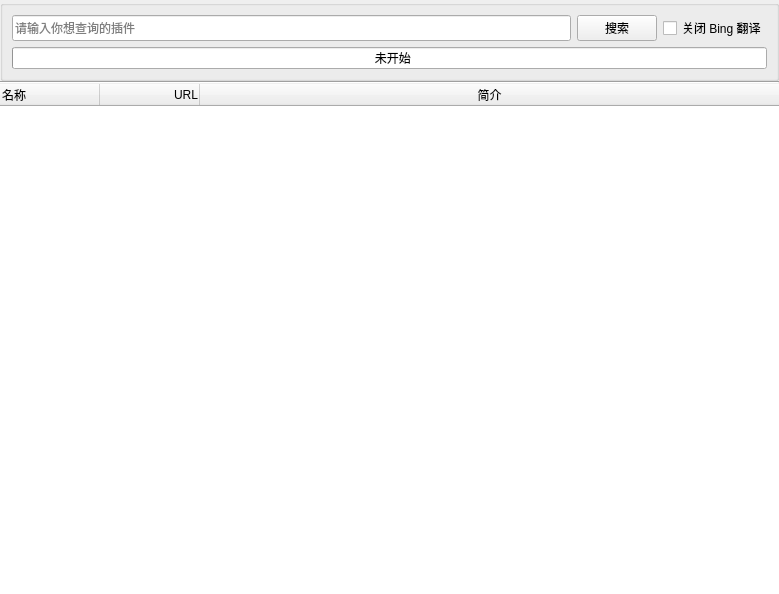
<?xml version="1.0" encoding="UTF-8"?>
<ui version="4.0">
 <class>MainWindow</class>
 <widget class="QMainWindow" name="MainWindow">
  <property name="geometry">
   <rect>
    <x>0</x>
    <y>0</y>
    <width>779</width>
    <height>594</height>
   </rect>
  </property>
  <property name="windowTitle">
   <string>PluginSearchEngine</string>
  </property>
  <property name="windowIcon">
   <iconset>
    <normaloff>o.ico</normaloff>o.ico</iconset>
  </property>
  <property name="styleSheet">
   <string notr="true">QTreeView {
	border:none
}
</string>
  </property>
  <widget class="QWidget" name="centralwidget">
   <layout class="QVBoxLayout" name="verticalLayout_3">
    <property name="spacing">
     <number>0</number>
    </property>
    <property name="leftMargin">
     <number>0</number>
    </property>
    <property name="topMargin">
     <number>0</number>
    </property>
    <property name="rightMargin">
     <number>0</number>
    </property>
    <property name="bottomMargin">
     <number>0</number>
    </property>
    <item>
     <layout class="QVBoxLayout" name="verticalLayout_2">
      <item>
       <layout class="QHBoxLayout" name="horizontalLayout">
        <item>
         <widget class="QGroupBox" name="groupBox">
          <property name="enabled">
           <bool>true</bool>
          </property>
          <property name="font">
           <font>
            <stylestrategy>PreferDefault</stylestrategy>
           </font>
          </property>
          <property name="mouseTracking">
           <bool>false</bool>
          </property>
          <property name="tabletTracking">
           <bool>false</bool>
          </property>
          <property name="contextMenuPolicy">
           <enum>Qt::ContextMenuPolicy::DefaultContextMenu</enum>
          </property>
          <property name="accessibleName">
           <string/>
          </property>
          <property name="layoutDirection">
           <enum>Qt::LayoutDirection::LeftToRight</enum>
          </property>
          <property name="autoFillBackground">
           <bool>false</bool>
          </property>
          <property name="title">
           <string/>
          </property>
          <property name="alignment">
           <set>Qt::AlignmentFlag::AlignLeading|Qt::AlignmentFlag::AlignLeft|Qt::AlignmentFlag::AlignTop</set>
          </property>
          <property name="flat">
           <bool>false</bool>
          </property>
          <layout class="QVBoxLayout" name="verticalLayout">
           <item>
            <layout class="QGridLayout" name="gridLayout">
             <item row="0" column="0">
              <widget class="QLineEdit" name="searchLine">
               <property name="sizePolicy">
                <sizepolicy hsizetype="Expanding" vsizetype="Preferred">
                 <horstretch>0</horstretch>
                 <verstretch>0</verstretch>
                </sizepolicy>
               </property>
               <property name="placeholderText">
                <string>请输入你想查询的插件</string>
               </property>
              </widget>
             </item>
             <item row="0" column="1">
              <widget class="QPushButton" name="searchButton">
               <property name="text">
                <string>搜索</string>
               </property>
              </widget>
             </item>
             <item row="0" column="2">
              <widget class="QCheckBox" name="checkBox">
               <property name="text">
                <string>关闭 Bing 翻译</string>
               </property>
              </widget>
             </item>
            </layout>
           </item>
           <item>
            <widget class="QProgressBar" name="progressBar">
             <property name="maximum">
              <number>100</number>
             </property>
             <property name="value">
              <number>0</number>
             </property>
             <property name="format">
              <string>  未开始</string>
             </property>
            </widget>
           </item>
          </layout>
         </widget>
        </item>
       </layout>
      </item>
      <item>
       <widget class="Line" name="line">
        <property name="orientation">
         <enum>Qt::Orientation::Horizontal</enum>
        </property>
       </widget>
      </item>
      <item>
       <widget class="QTreeWidget" name="outputTreeWidget">
        <property name="enabled">
         <bool>true</bool>
        </property>
        <property name="sizePolicy">
         <sizepolicy hsizetype="Expanding" vsizetype="Expanding">
          <horstretch>0</horstretch>
          <verstretch>0</verstretch>
         </sizepolicy>
        </property>
        <property name="sizeAdjustPolicy">
         <enum>QAbstractScrollArea::SizeAdjustPolicy::AdjustIgnored</enum>
        </property>
        <property name="showDropIndicator" stdset="0">
         <bool>true</bool>
        </property>
        <property name="indentation">
         <number>20</number>
        </property>
        <property name="rootIsDecorated">
         <bool>false</bool>
        </property>
        <property name="uniformRowHeights">
         <bool>false</bool>
        </property>
        <property name="itemsExpandable">
         <bool>true</bool>
        </property>
        <property name="sortingEnabled">
         <bool>false</bool>
        </property>
        <property name="animated">
         <bool>false</bool>
        </property>
        <property name="allColumnsShowFocus">
         <bool>false</bool>
        </property>
        <property name="headerHidden">
         <bool>false</bool>
        </property>
        <property name="expandsOnDoubleClick">
         <bool>true</bool>
        </property>
        <property name="columnCount">
         <number>3</number>
        </property>
        <attribute name="headerVisible">
         <bool>true</bool>
        </attribute>
        <attribute name="headerCascadingSectionResizes">
         <bool>false</bool>
        </attribute>
        <attribute name="headerMinimumSectionSize">
         <number>25</number>
        </attribute>
        <attribute name="headerDefaultSectionSize">
         <number>100</number>
        </attribute>
        <attribute name="headerHighlightSections">
         <bool>false</bool>
        </attribute>
        <column>
         <property name="text">
          <string>名称</string>
         </property>
         <property name="textAlignment">
          <set>AlignLeading|AlignVCenter</set>
         </property>
        </column>
        <column>
         <property name="text">
          <string>URL</string>
         </property>
         <property name="textAlignment">
          <set>AlignTrailing|AlignVCenter</set>
         </property>
        </column>
        <column>
         <property name="text">
          <string>简介</string>
         </property>
         <property name="textAlignment">
          <set>AlignCenter</set>
         </property>
        </column>
       </widget>
      </item>
     </layout>
    </item>
   </layout>
  </widget>
  <action name="actionAbout">
   <property name="text">
    <string>关于作者</string>
   </property>
   <property name="shortcut">
    <string>Ctrl+Shift+A</string>
   </property>
  </action>
  <action name="actionHelp">
   <property name="text">
    <string>查看用法</string>
   </property>
   <property name="shortcut">
    <string>Ctrl+H</string>
   </property>
  </action>
  <action name="actionSearchType">
   <property name="icon">
    <iconset>
     <normaloff>icons/radio-circle-marked.png</normaloff>icons/radio-circle-marked.png</iconset>
   </property>
   <property name="text">
    <string>类型搜索</string>
   </property>
  </action>
  <action name="actionSearchName">
   <property name="icon">
    <iconset>
     <normaloff>icons/radio-circle.png</normaloff>icons/radio-circle.png</iconset>
   </property>
   <property name="text">
    <string>名称搜索</string>
   </property>
  </action>
  <action name="actionTextViewer">
   <property name="text">
    <string>文本查看器</string>
   </property>
  </action>
  <action name="actionPlayerViewer">
   <property name="text">
    <string>音频播放器</string>
   </property>
  </action>
  <action name="actionImageViewer">
   <property name="text">
    <string>图像查看器</string>
   </property>
  </action>
  <action name="actionSearchWeb">
   <property name="icon">
    <iconset>
     <normaloff>icons/radio-circle.png</normaloff>icons/radio-circle.png</iconset>
   </property>
   <property name="text">
    <string>Web搜索</string>
   </property>
  </action>
  <action name="actionSearchKey">
   <property name="icon">
    <iconset>
     <normaloff>icons/radio-circle.png</normaloff>icons/radio-circle.png</iconset>
   </property>
   <property name="text">
    <string>文件关键字搜索</string>
   </property>
  </action>
 </widget>
 <resources/>
 <connections/>
</ui>
